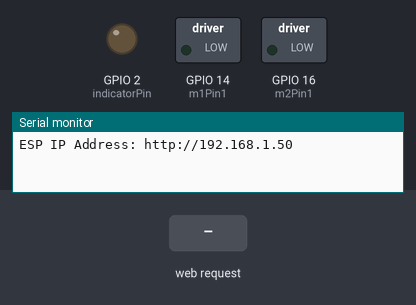
A sketch run on a simulated ESP32. Parts: switched loads named in the sketch (green lamp = pin HIGH), output pins drawn as LEDs (lit = HIGH), the last lines printed to the serial monitor. The inputs (shaded band) are chosen by the test bench. WiFi joins after 1.5 s; servers stay silent unless stated; storage starts empty; pins used as bus, display or sensor lines are not drawn.

Above: at 2.7 s.
2.8 s: HTTP request GET /F received
At 2.97 s:
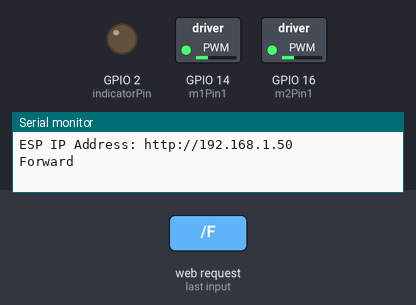
At 4.0 s:
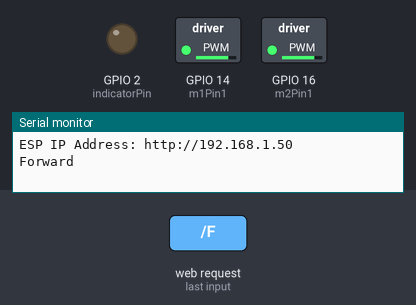
4.7 s: HTTP request GET /B received
6.2 s: HTTP request GET /S received
Timing chart, 0 to 9.2 s (numbered marks = the images above; inputs shaded):
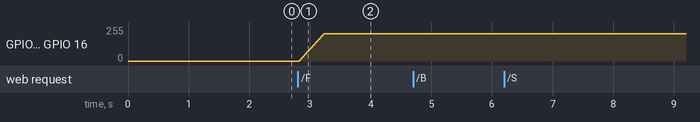

Measured:
- after the input at 2.8 s, GPIO 14 (m1Pin1), GPIO 16 (m2Pin1): moves from 0/255 to 204/255 over 0.40 s, starting at once

The sketch:

WebMotorTest3.ino
```cpp
// (licence header left out)
#ifdef ESP32
  #include <WiFi.h>
  #include <AsyncTCP.h>
#else
  #include <ESP8266WiFi.h>
  #include <ESPAsyncTCP.h>
#endif
#include <ESPAsyncWebServer.h>
#include "SPIFFS.h"


//Motor Pins
#define m1Pin1        14
#define m1Pin2        26
#define m2Pin1        16
#define m2Pin2        17
//Indicator LED Pin
#define indicatorPin  2
//Motor Constants
#define pwmFreq       30000
#define pwmResolution 8
#define pwmChannelM1  0
#define pwmChannelM2  1
#define minDutyCycle  155
#define maxDutyCycle  255
#define minSpeed      0
#define maxSpeed      maxDutyCycle - minDutyCycle
#define defaultSpeed  30
#define minRamp       1
#define maxRamp       10
#define minTurnRatio  1
#define maxTurnRatio  4


typedef enum {
  mCoast,
  mForward,
  mReverse,
  mBrake,
} MotorState_t;

struct Motor_t {
  MotorState_t state;
  int pwmChannel;
  int fwdPin;
  int revPin;
  int currSpeed;
  int goalSpeed;
  int rampRate;
};


// REPLACE WITH YOUR NETWORK CREDENTIALS
const char* ssid = "Internat";
const char* password = "p1kachu1";

// replace staticIP and gateway address based on your home router settings
IPAddress staticIP(192, 168, 1, 200);
IPAddress gateway(192, 168, 1, 1);
IPAddress subnet(255, 255, 0, 0);

Motor_t rightMotor = {.state = mCoast, .pwmChannel = pwmChannelM1, .fwdPin = m1Pin1, .revPin = m1Pin2, .currSpeed = minSpeed, .goalSpeed = minSpeed, .rampRate = 1};
Motor_t leftMotor = {.state = mCoast, .pwmChannel = pwmChannelM2, .fwdPin = m2Pin1, .revPin = m2Pin2, .currSpeed = minSpeed, .goalSpeed = minSpeed, .rampRate = 1};

AsyncWebServer server(80);

void setup() {
  //Initialise Indicator LED
  pinMode(indicatorPin, OUTPUT);
  digitalWrite(indicatorPin, LOW);

  // Initialise Motor Pins and PWM channels
  InitMotorDrive(rightMotor);
  InitMotorDrive(leftMotor);

    // Initialize SPIFFS
  if(!SPIFFS.begin(true)){
    Serial.println("An Error has occurred while mounting SPIFFS");
    return;
  }

  Serial.begin(115200);
  WiFi.mode(WIFI_STA);
  WiFi.config(staticIP, gateway, subnet);
  WiFi.begin(ssid, password);
  if (WiFi.waitForConnectResult() != WL_CONNECTED) {
    Serial.println("WiFi Failed!");
    return;
  }
  Serial.println();
  Serial.print("ESP IP Address: http://");
  Serial.println(WiFi.localIP());

  // Send web page to client
  server.on("/", HTTP_GET, [](AsyncWebServerRequest *request){
    request->send(SPIFFS, "/index.html", String(), false);
  });

    // Send web page to client
  server.on("/style.css", HTTP_GET, [](AsyncWebServerRequest *request){
    request->send(SPIFFS, "/style.css", String(), false);
  });


  // Receive an HTTP GET request
  server.on("/F", HTTP_GET, [] (AsyncWebServerRequest *request) {
    Serial.println("Forward");
    MoveForward(50, 5, 0);
    request->send(200, "text/plain", "ok");
  });

    // Receive an HTTP GET request
  server.on("/B", HTTP_GET, [] (AsyncWebServerRequest *request) {
    Serial.println("Back");
    MoveReverse(50, 5, 0);
    request->send(200, "text/plain", "ok");
  });

  // Receive an HTTP GET request
  server.on("/S", HTTP_GET, [] (AsyncWebServerRequest *request) {
    Serial.println("Off");
    moveCoast();
    request->send(200, "text/plain", "ok");
  });

 // server.onNotFound(handleNotFound);
  server.begin();
}

//with this calculation it is going to jump either side of the desired motor speed
void loop() {
  //function to update speed
  if(rightMotor.goalSpeed != rightMotor.currSpeed)
  {
    if(rightMotor.goalSpeed > rightMotor.currSpeed)
    {
      rightMotor.currSpeed = rightMotor.currSpeed + rightMotor.rampRate;
      ledcWrite(rightMotor.pwmChannel, rightMotor.currSpeed);
    }else
    {
      rightMotor.currSpeed = rightMotor.currSpeed - rightMotor.rampRate;
      ledcWrite(rightMotor.pwmChannel, rightMotor.currSpeed);
    }
  }

    if(leftMotor.goalSpeed != leftMotor.currSpeed)
  {
    if(leftMotor.goalSpeed > leftMotor.currSpeed)
    {
      leftMotor.currSpeed = leftMotor.currSpeed + leftMotor.rampRate;
      ledcWrite(leftMotor.pwmChannel, leftMotor.currSpeed);
    }else
    {
      leftMotor.currSpeed = leftMotor.currSpeed - leftMotor.rampRate;
      ledcWrite(leftMotor.pwmChannel, leftMotor.currSpeed);
    }
  }

  delay(10);
}

//Motor Control functions
void MoveForward(int motSpeed, int ramp, int turnRatio)
{
  int motSpeedDCRight,motSpeedDCLeft, motRampDCRight, motRampDCLeft, leftTurnRatio = 0, rightTurnRatio = 0;

  //If motors in reverse stop before changing to forward
  if((rightMotor.state == mReverse) || (rightMotor.state == mReverse))
  {
    moveBrake();
    delay(10);
  }

  if(turnRatio > 0)
  {
    leftTurnRatio = GetTurnRatio(turnRatio);
  } else if(turnRatio < 0)
  {
    rightTurnRatio = GetTurnRatio(abs(turnRatio));
  }

  motSpeedDCRight = getSpeedDC(motSpeed >> rightTurnRatio);
  motSpeedDCLeft = getSpeedDC(motSpeed >> leftTurnRatio);
  motRampDCRight = GetRampDC(ramp >> rightTurnRatio);
  motRampDCLeft = GetRampDC(ramp >> leftTurnRatio);

  rightMotor.goalSpeed = motSpeedDCRight;
  leftMotor.goalSpeed = motSpeedDCLeft;
  rightMotor.rampRate = motRampDCRight;
  leftMotor.rampRate = motRampDCLeft;
  MotorSetForward(rightMotor);
  MotorSetForward(leftMotor);
}

void MoveReverse(int motSpeed, int ramp, int turnRatio)
{
  int motSpeedDCRight,motSpeedDCLeft, motRampDCRight, motRampDCLeft, leftTurnRatio = 0, rightTurnRatio = 0;

  //If motors moving forward stop before changing to reverse
  if((rightMotor.state == mForward) || (rightMotor.state == mForward))
  {
    moveBrake();
    delay(10);
  }

  if(turnRatio > 0)
  {
    leftTurnRatio = GetTurnRatio(turnRatio);
  } else if(turnRatio < 0)
  {
    rightTurnRatio = GetTurnRatio(abs(turnRatio));
  }

  motSpeedDCRight = getSpeedDC(motSpeed >> rightTurnRatio);
  motSpeedDCLeft = getSpeedDC(motSpeed >> leftTurnRatio);
  motRampDCRight = GetRampDC(ramp >> rightTurnRatio);
  motRampDCLeft = GetRampDC(ramp >> leftTurnRatio);

  rightMotor.goalSpeed = motSpeedDCRight;
  leftMotor.goalSpeed = motSpeedDCLeft;
  rightMotor.rampRate = motRampDCRight;
  leftMotor.rampRate = motRampDCLeft;
  MotorSetReverse(rightMotor);
  MotorSetReverse(leftMotor);
}

void moveCoast()
{
  rightMotor.goalSpeed = minDutyCycle;
  leftMotor.goalSpeed = minDutyCycle;
  rightMotor.rampRate = minRamp;
  leftMotor.rampRate = minRamp;
  MotorSetCoast(rightMotor);
  MotorSetCoast(leftMotor);
}

void moveBrake()
{
  rightMotor.goalSpeed = minDutyCycle;
  leftMotor.goalSpeed = minDutyCycle;
  rightMotor.rampRate = minRamp;
  leftMotor.rampRate = minRamp;
  MotorSetBrake(rightMotor);
  MotorSetBrake(leftMotor);
}

//Hardware Motor Configurations
void MotorSetCoast(Motor_t motor)
{
  motor.state = mCoast;
  ledcDetachPin(motor.fwdPin);
  ledcDetachPin(motor.revPin);
  digitalWrite(motor.fwdPin, LOW);
  digitalWrite(motor.revPin, LOW);
}

void MotorSetForward(Motor_t motor)
{
  motor.state = mForward;
  ledcDetachPin(motor.revPin);
  digitalWrite(motor.revPin, LOW);
  ledcAttachPin(motor.fwdPin, motor.pwmChannel);
}

void MotorSetReverse(Motor_t motor)
{
  motor.state = mReverse;
  ledcDetachPin(motor.fwdPin);
  digitalWrite(motor.fwdPin, LOW);
  ledcAttachPin(motor.revPin, motor.pwmChannel);
}

void MotorSetBrake(Motor_t motor)
{
  motor.state = mBrake;
  ledcDetachPin(motor.fwdPin);
  ledcDetachPin(motor.revPin);
  digitalWrite(motor.fwdPin, HIGH);
  digitalWrite(motor.revPin, HIGH);
}

void InitMotorDrive(Motor_t motor)
{
  pinMode(motor.fwdPin, OUTPUT);
  pinMode(motor.revPin, OUTPUT);
  digitalWrite(motor.fwdPin, LOW);
  digitalWrite(motor.revPin, LOW);

  // configure LED PWM functionalitites
  ledcSetup(motor.pwmChannel, pwmFreq, pwmResolution);
  ledcWrite(motor.pwmChannel, motor.currSpeed);
}

//Variable Control
//set default speed if outside limits
int getSpeedDC(int motSpeed)
{
  if((motSpeed < minSpeed) || (motSpeed > maxSpeed))
  {
    return minDutyCycle + defaultSpeed;
  }
  return minDutyCycle + motSpeed;
}

//set default ramp if outside limits
int GetRampDC(int ramp)
{
  if(ramp < minRamp)
  {
    return minRamp;
  } else if(ramp > maxRamp)
  {
    return maxRamp;
  }
  return ramp;
}

//set default ramp if outside limits
int GetTurnRatio(int turnRatio)
{
  if(turnRatio < minTurnRatio)
  {
    return minTurnRatio;
  } else if(turnRatio > maxTurnRatio)
  {
    return maxTurnRatio;
  }

  return turnRatio;
}
```
